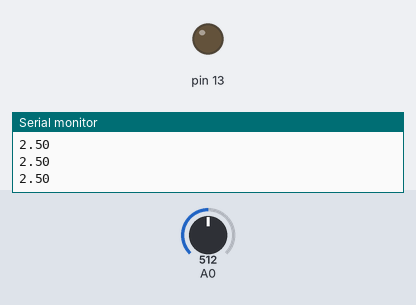
The sketch below on a simulated Arduino Uno, built with avr-gcc and run on an emulated ATmega328P. On the bench: output pins drawn as LEDs (lit = HIGH), the last lines printed to the serial monitor. The inputs (shaded band) are chosen by the test bench; at power-on: A0 = 512.

Above: at 1.2 s.
1.3 s: A0 set to 810
2.8 s: A0 set to 835
At 3.7 s:
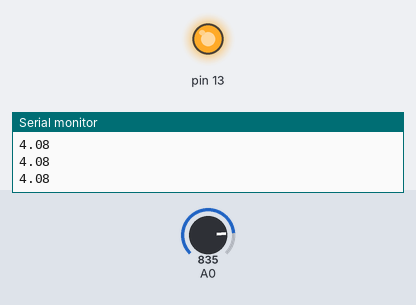
4.3 s: A0 set to 716
At 4.8 s:
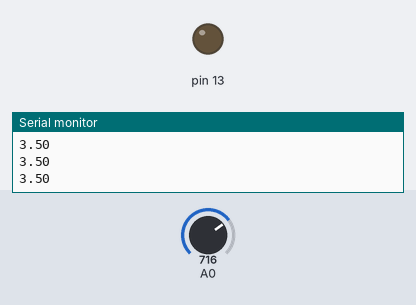
5.8 s: A0 set to 900
At 7.2 s:
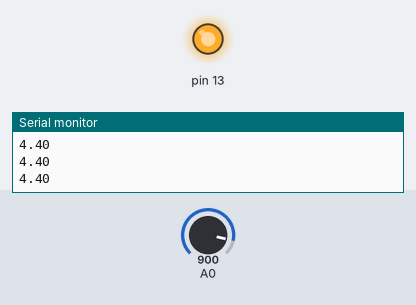
Timing chart, 0 to 8.3 s (numbered marks = the images above; inputs shaded):
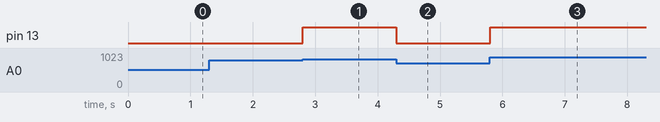

Measured:
- the behaviour switches between 828 and 829 on A0 (found by bisection; images 0 and 1)
- after the input at 2.8 s, pin 13: LOW → HIGH at once
- after the input at 4.3 s, pin 13: HIGH → LOW at once
- after the input at 5.8 s, pin 13: LOW → HIGH at once

The sketch:

leer_cny70.ino
```cpp
float sensorValue = 0.0;  // variable to store the value coming from the sensor

void setup() {
  pinMode(13, OUTPUT);
  Serial.begin(9600);
  // declare the ledPin as an OUTPUT:
}

void loop() {
  // read the value from the sensor:
  sensorValue = analogRead(A0);
  sensorValue = (sensorValue/1023)*5.0;
  //delay(1);
  if (sensorValue > 4.05){
  digitalWrite(13,HIGH);
  }
  else{
  digitalWrite(13,LOW);
  }
  Serial.println(sensorValue);
}
```
